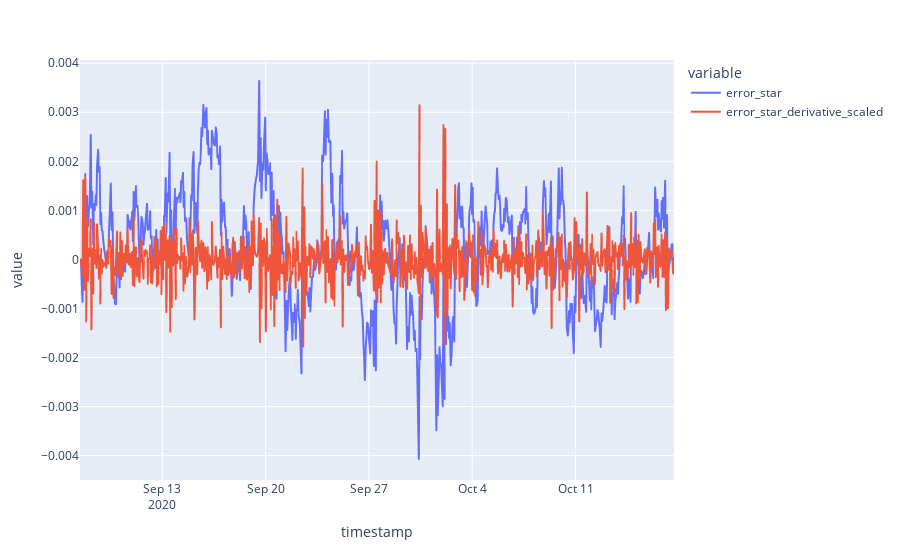

Write notebook code for a chart like this one.
### Code cell
df.plot(kind='line', x='timestamp', y=['error_star','error_star_derivative_scaled'])

### Figure 1 — Plotly figure (JSON) as saved in the notebook; plotly's stock layout.template omitted (floating-point values rounded to 4 significant figures; data arrays with more than 128 entries replaced by an {"elided": "..."} marker saying what was removed)
{"data": [{"hovertemplate": "variable=error_star<br>timestamp=%{x}<br>value=%{y}<extra></extra>", "legendgroup": "error_star", "line": {"color": "#636efa", "dash": "solid"}, "mode": "lines", "name": "error_star", "showlegend": true, "type": "scattergl", "x": {"elided": "721 str values"}, "xaxis": "x", "y": {"elided": "721 float values"}, "yaxis": "y"}, {"hovertemplate": "variable=error_star_derivative_scaled<br>timestamp=%{x}<br>value=%{y}<extra></extra>", "legendgroup": "error_star_derivative_scaled", "line": {"color": "#EF553B", "dash": "solid"}, "mode": "lines", "name": "error_star_derivative_scaled", "showlegend": true, "type": "scattergl", "x": {"elided": "721 str values"}, "xaxis": "x", "y": {"elided": "721 float values"}, "yaxis": "y"}], "layout": {"autosize": true, "legend": {"title": {"text": "variable"}, "tracegroupgap": 0}, "margin": {"t": 60}, "xaxis": {"anchor": "y", "autorange": true, "domain": [0, 1], "range": ["2020-09-07 10:05:33.3318", "2020-10-17 16:06:44.3318"], "title": {"text": "timestamp"}, "type": "date"}, "yaxis": {"anchor": "x", "autorange": true, "domain": [0, 1], "range": [-0.004497, 0.004065], "title": {"text": "value"}, "type": "linear"}}}
